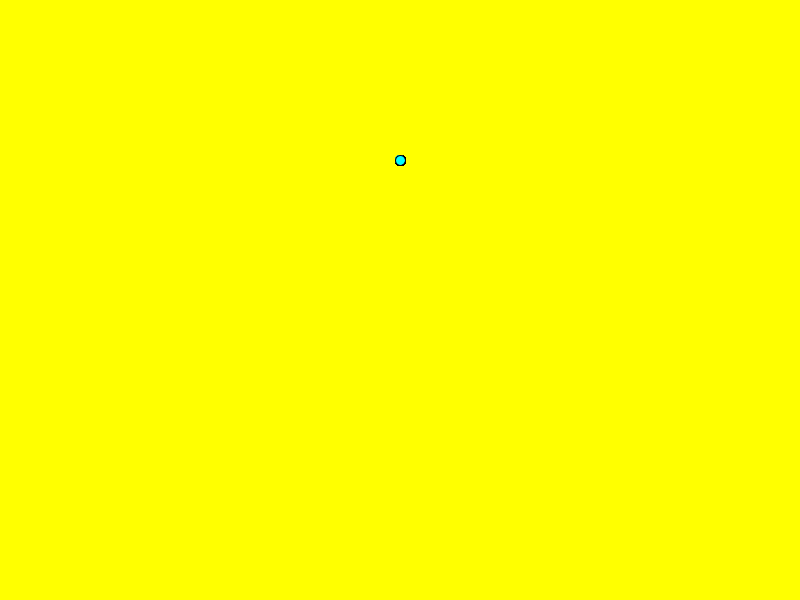
Frame 1 (no input)
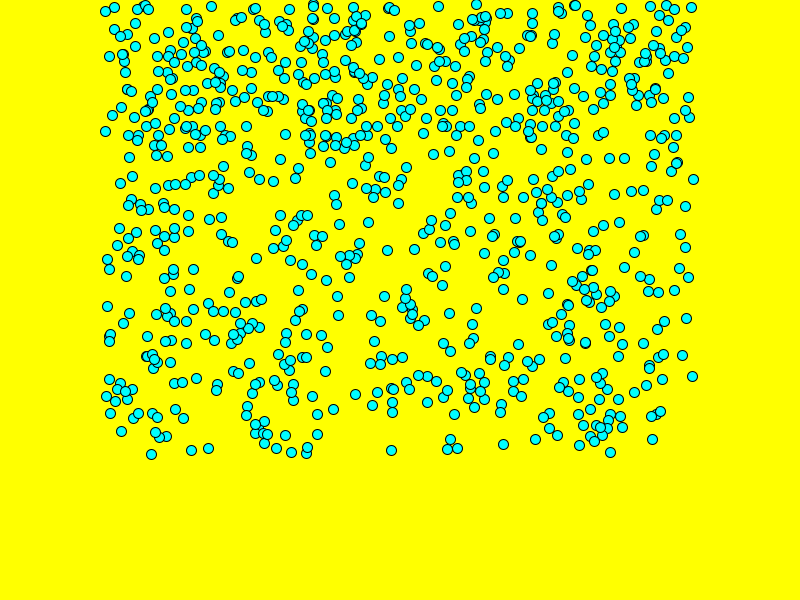
Frame 60 (the mouse pressed at the canvas centre just before this capture)
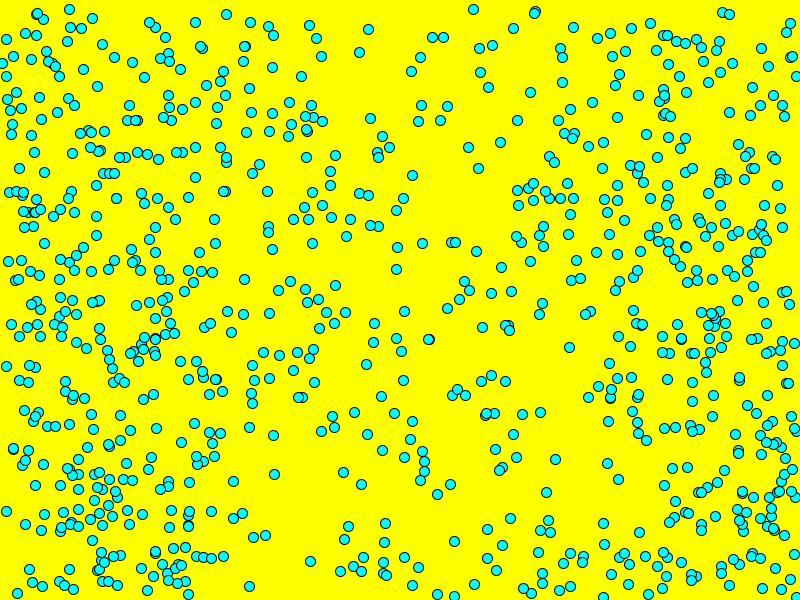
Frame 120 (the mouse held since frame 60 and released just before this capture)

The Processing sketch that drew these frames (run headless with seeded random() and noise(); from frame 60 on, the mouse is pressed at the canvas centre):

// Processing sketch: LotsOfBalls
// ── LotsOfBalls.pde
//declare variables
int count = 900;

float[] x = new float[count];
float[] y = new float[count];
float[] velX = new float[count];
float[] velY = new float[count];
float[] diam = new float[count];

void setup() {
  //set size of canvas
  size(800, 600);
  int i = 0;
  while (i<count) {
    //initialize variables
    x[i] = width/2;
    y[i] = width/5;
    diam[i] = 10;
    velX[i] = random(-5, 5);
    velY[i] = random(-5, 5);
    i++;
  }
}

void draw() {
  //draw background to cover previous frame
  background(255, 255, 0);
 int i=0;
  //draw ball
  fill(0, 255, 255);
  
  while (i<count) {
    ellipse(x[i], y[i], diam[i], diam[i]);
    //add velocity to position
    x[i] += velX[i];
    y[i] += velY[i];

    //bounce ball if it hits walls
    if (x[i] + diam[i]/2 >= width) {
      velX[i] = -abs(velX[i]);    //if the ball hits the right wall, assign x velocity the negative version of itself
    } else if (x[i] - diam[i]/2 <= 0) {
      velX[i] = abs(velX[i]);     //if the ball hits the left wall, assign x velocity the positive version of itself
    }
    if (y[i] + diam[i]/2 >= height) {
      velY[i] = -abs(velY[i]);
    } else if (y[i] - diam[i]/2 <= 0) {
      velY[i] = abs(velY[i]);
    }
    i++;
  }
}
